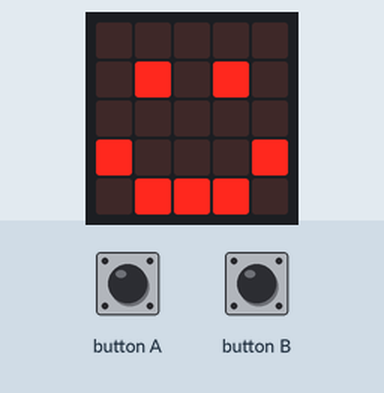
Simulated run of this program. Board: BBC micro:bit running MicroPython. On the bench: the board's 5×5 LED display. The test bench sets the inputs (shaded band).

Above: at 1.2 s.
1.3 s: button A pressed for 0.15 s
At 1.7 s:
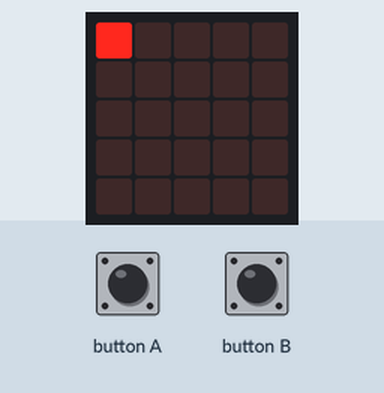
4.4 s: button A pressed for 1 s
At 5.3 s:
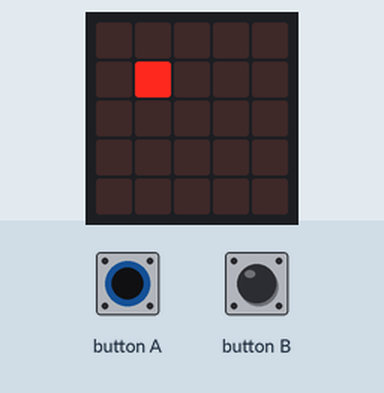
8.4 s: button A pressed for 3.2 s
At 9.8 s:
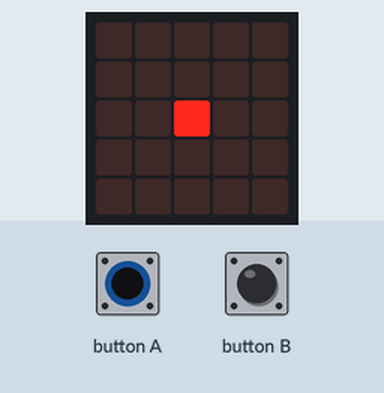
Timing chart, 0 to 11.4 s (numbered marks = the images above; inputs shaded):
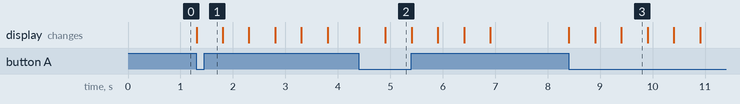

The program:

main.py
```python
"""
Created by: Ihor Chernyshev
Created on: Nov 2023
This program shows a while loop
"""

# import libraries
from microbit import *

# setup
display.clear()
display.show(Image.HAPPY)

while True:
    # button A
    if button_a.was_pressed():
        loop_counter = 0
        display.clear()

        # goes from the upper left corner to lower right corner
        display.clear()
        while loop_counter <= 4:
            display.set_pixel(loop_counter, loop_counter, 9)
            sleep(500)
            display.set_pixel(loop_counter, loop_counter, 0)
            loop_counter = loop_counter + 1

        display.show(Image.HAPPY)
    # button B
    if button_b.was_pressed():
        loop_counter = 4
        display.clear()

        # goes from the lower right corner to the upper left corner
        while loop_counter >= 0:
            display.set_pixel(loop_counter, loop_counter, 9)
            sleep(500)
            display.set_pixel(loop_counter, loop_counter, 0)
            loop_counter = loop_counter - 1

    display.show(Image.HAPPY)
```

Measured:
- after the input at 1.3 s, the display: changes at once (image 1)
- after the input at 4.4 s, the display: first changes at once (image 2 shows a later state)
- after the input at 8.4 s, the display: first changes at once (image 3 shows a later state)
- what the display in image 3 shows lasts 0.5 s, from 9.4 s to 9.9 s
